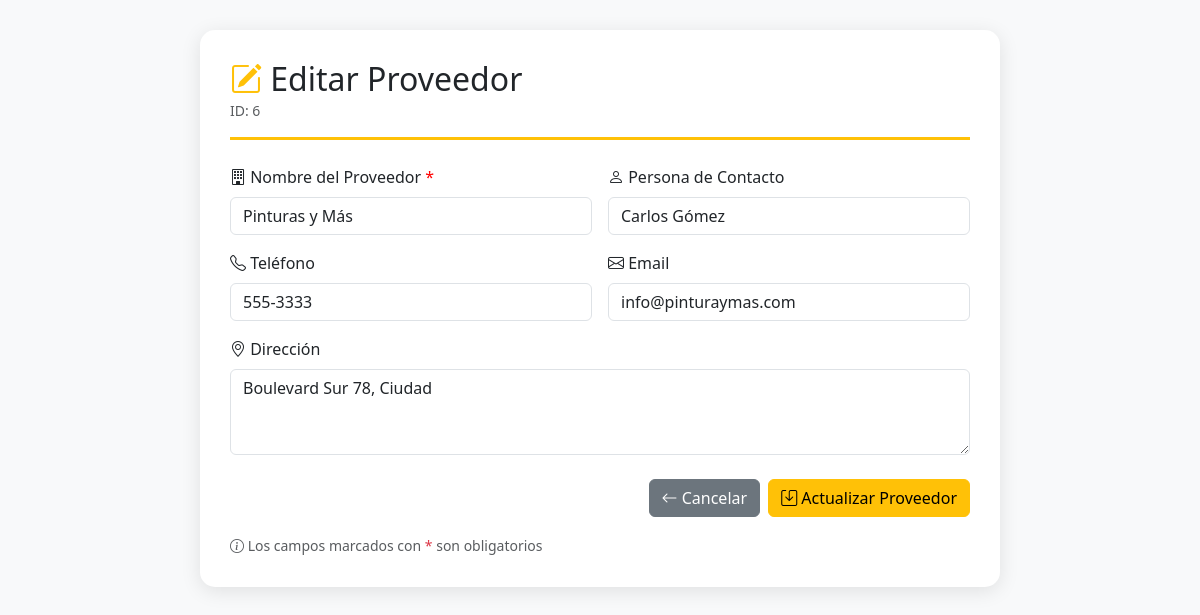
Screenshot of /index.php?action=editarProveedor&proveedor_id=6 (signed in) with the database file from the repository.
### tables this page shows
CREATE TABLE `proveedor` (
  `proveedor_id` int(11) NOT NULL,
  `nombre_proveedor` varchar(100) NOT NULL,
  `contacto_proveedor` varchar(100) DEFAULT NULL,
  `telefono_proveedor` varchar(20) DEFAULT NULL,
  `direccion_proveedor` text DEFAULT NULL,
  `email_proveedor` varchar(100) DEFAULT NULL
);

### controllers/ProveedorController.php (called while the page is built, shortened)
<?php
require_once __DIR__ . '/../models/Proveedor.php';
class ProveedorController {
    private $proveedor;
    public function __construct($db) {
        $this->proveedor = new Proveedor($db);
    }
    public function obtenerProveedor($proveedor_id) {
        return $this->proveedor->getById($proveedor_id);
    }
}
?>

### models/Proveedor.php (called while the page is built, shortened)
<?php
class Proveedor {
    private $conn;
    private $table_name = "proveedor";
    public function __construct($db) {
        $this->conn = $db;
    }
    public function getById($proveedor_id) {
        $query = "SELECT * FROM " . $this->table_name . "
                  WHERE proveedor_id = :proveedor_id LIMIT 1";
        $stmt = $this->conn->prepare($query);
        $stmt->bindParam(":proveedor_id", $proveedor_id);
        $stmt->execute();
        return $stmt->fetch(PDO::FETCH_ASSOC);
    }
}
?>

### views/EditarProveedor.php (the view, shortened to what this page needs)
<!DOCTYPE html>
<html lang="es">
<head>
    <link href="https://cdn.jsdelivr.net/npm/bootstrap@5.3.2/dist/css/bootstrap.min.css" rel="stylesheet">
    <link href="https://cdn.jsdelivr.net/npm/bootstrap-icons@1.11.1/font/bootstrap-icons.css" rel="stylesheet">
</head>
<body>
<div class="container">
    <div class="form-container">
        <div class="form-header">
            <h2 class="mb-0">
                <i class="bi bi-pencil-square text-warning"></i>
                Editar Proveedor
            </h2>
            <small class="text-muted">ID: <?= $proveedor['proveedor_id'] ?></small>
        </div>
        <form method="POST" action="index.php?action=actualizarProveedor">
            <div class="row g-3">
                <div class="col-md-6">
                    <label for="nombre_proveedor" class="form-label required-field">
                        <i class="bi bi-building"></i> Nombre del Proveedor
                    </label>
                    <input type="text"
                           class="form-control"
                           id="nombre_proveedor"
                           name="nombre_proveedor"
                           value="<?= htmlspecialchars($proveedor['nombre_proveedor']) ?>"
                           required>
                </div>
                <div class="col-md-6">
                    <label for="contacto_proveedor" class="form-label">
                        <i class="bi bi-person"></i> Persona de Contacto
                    </label>
                    <input type="text"
                           class="form-control"
                           id="contacto_proveedor"
                           name="contacto_proveedor"
                           value="<?= htmlspecialchars($proveedor['contacto_proveedor'] ?? '') ?>">
                </div>
                <div class="col-md-6">
                    <label for="telefono_proveedor" class="form-label">
                        <i class="bi bi-telephone"></i> Teléfono
                    </label>
                    <input type="tel"
                           class="form-control"
                           id="telefono_proveedor"
                           name="telefono_proveedor"
                           value="<?= htmlspecialchars($proveedor['telefono_proveedor'] ?? '') ?>">
                </div>
                <div class="col-md-6">
                    <label for="email_proveedor" class="form-label">
                        <i class="bi bi-envelope"></i> Email
                    </label>
                    <input type="email"
                           class="form-control"
                           id="email_proveedor"
                           name="email_proveedor"
                           value="<?= htmlspecialchars($proveedor['email_proveedor'] ?? '') ?>">
                </div>
                <div class="col-12">
                    <label for="direccion_proveedor" class="form-label">
                        <i class="bi bi-geo-alt"></i> Dirección
                    </label>
                    <textarea class="form-control"
                              id="direccion_proveedor"
                              name="direccion_proveedor"
                              rows="3"><?= htmlspecialchars($proveedor['direccion_proveedor'] ?? '') ?></textarea>
                </div>
            </div>
            <div class="d-grid gap-2 d-md-flex justify-content-md-end mt-4">
                <a href="index.php?action=listarProveedores" class="btn btn-secondary">
                    <i class="bi bi-arrow-left"></i> Cancelar
                </a>
                <button type="submit" class="btn btn-warning">
                    <i class="bi bi-save"></i> Actualizar Proveedor
                </button>
            </div>
            <div class="mt-3">
                <small class="text-muted">
                    <i class="bi bi-info-circle"></i>
                    Los campos marcados con <span class="text-danger">*</span> son obligatorios
                </small>
            </div>
        </form>
    </div>
</div>
</body>
</html>

### views/EditarProveedor.php (style rules this page uses)
body { background-color: #f8f9fa; }
.form-container { max-width: 800px; margin: 30px auto; padding: 30px; background: white; border-radius: 15px; box-shadow: 0 4px 20px rgba(0,0,0,0.1); }
.form-header { border-bottom: 3px solid #ffc107; padding-bottom: 15px; margin-bottom: 25px; }
.required-field::after { content: " *"; color: red; }

### rows the page displays
proveedor: proveedor_id "6", nombre_proveedor "Pinturas y Más", contacto_proveedor "Carlos Gómez", telefono_proveedor "555-3333", email_proveedor "info@pinturaymas.com", direccion_proveedor "Boulevard Sur 78, Ciudad"
